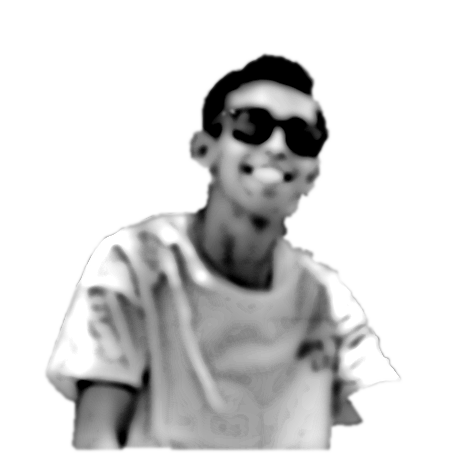
#> input picture source-prepped.png, 460 x 460 px
$ python make_ascii_svg.py
#> lines starting #> are read from the running program, lines starting #| are printed output that depends on the picture
#!/usr/bin/env python3
"""
Convert a portrait photo into a clean, monochrome ASCII-art SVG
that "types" itself in like a terminal, then holds.
"""
import html
import os
import sys
from PIL import Image, ImageEnhance, ImageFilter

HERE = os.path.dirname(os.path.abspath(__file__))
SRC = sys.argv[1] if len(sys.argv) > 1 else os.path.join(HERE, "..", "source-prepped.png")
OUT = sys.argv[2] if len(sys.argv) > 2 else os.path.join(HERE, "..", "eduardo-ascii.svg")

# Scaled canvas to match info-card rendered height (400px display height at width 370)
CANVAS_W = 555
CANVAS_H = 600
PAD = 18
TITLEBAR_H = 30
STATUS_H = 32

COLS = int(os.environ.get("COLS", 96))
ART_W = CANVAS_W - PAD * 2
CELL_W = ART_W / COLS
CELL_H = CELL_W * 1.85
ROWS = round((CANVAS_H - TITLEBAR_H - STATUS_H - PAD * 1.2) / CELL_H)
ART_H = ROWS * CELL_H

RAMP = " .`:-=+*cs#%@"  # bright(sparse) -> dark(dense)

CONTRAST = 1.15
BRIGHTNESS = 1.05
GAMMA = 1.12
WHITE_FLOOR = 0.82

BG = "#0d1117"
BG2 = "#111722"
FRAME = "#30363d"
TITLE_TEXT = "#7d8590"
INK = "#c9d1d9"
CURSOR = "#58a6ff"

ROW_DUR = 5.0 / ROWS
STAGGER = ROW_DUR

im = Image.open(SRC).convert("L")
#> im is the input picture: PIL image 460x460 L; min 0, max 255, mean 213.2
im = ImageEnhance.Brightness(im).enhance(BRIGHTNESS)
im = ImageEnhance.Contrast(im).enhance(CONTRAST)
im = im.resize((COLS, ROWS), Image.Resampling.LANCZOS)
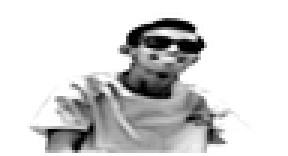
#> im: PIL image 96x52 L (shown 3 times larger); min 0, max 255, mean 212.4
px = im.load()

STATIC = bool(os.environ.get("STATIC"))

rows_txt = []
for y in range(ROWS):
    chars = []
    for x in range(COLS):
        lum = px[x, y] / 255.0
        lum = pow(lum, GAMMA)
        if lum >= WHITE_FLOOR:
            chars.append(" ")
            continue
        idx = int((1.0 - lum) * (len(RAMP) - 1) + 0.5)
        idx = max(0, min(len(RAMP) - 1, idx))
        chars.append(RAMP[idx])
    rows_txt.append("".join(chars))
#> after the loop, rows_txt = 52 items

art_top = TITLEBAR_H + 12

parts = [
    f'<svg xmlns="http://www.w3.org/2000/svg" width="{CANVAS_W}" height="{CANVAS_H}" '
    f'viewBox="0 0 {CANVAS_W} {CANVAS_H}" font-family="ui-monospace, SFMono-Regular, '
    f'Menlo, Consolas, monospace">',
    '<defs>'
    f'<linearGradient id="bg_ascii" x1="0" y1="0" x2="0" y2="1">'
    f'<stop offset="0" stop-color="{BG2}"/><stop offset="1" stop-color="{BG}"/>'
    f'</linearGradient></defs>',
    f'<rect width="{CANVAS_W}" height="{CANVAS_H}" rx="12" fill="url(#bg_ascii)"/>',
    f'<rect x="0.5" y="0.5" width="{CANVAS_W-1}" height="{CANVAS_H-1}" rx="12" '
    f'fill="none" stroke="{FRAME}" stroke-width="1" stroke-opacity="0.8"/>',
    f'<line x1="0" y1="{TITLEBAR_H}" x2="{CANVAS_W}" y2="{TITLEBAR_H}" stroke="{FRAME}" stroke-opacity="0.6"/>',
]

for i, dotcol in enumerate(["#ff5f56", "#ffbd2e", "#27c93f"]):
    parts.append(f'<circle cx="{PAD + i*16}" cy="{TITLEBAR_H/2}" r="5" fill="{dotcol}"/>')
parts.append(f'<text x="{CANVAS_W/2}" y="{TITLEBAR_H/2 + 4}" fill="{TITLE_TEXT}" font-size="12" '
             f'text-anchor="middle">eduardo@github: ~$ ./portrait.sh</text>')

font_size = CELL_H * 0.88
for ry, line in enumerate(rows_txt):
    y = art_top + ry * CELL_H + CELL_H * 0.74
    row_y = art_top + ry * CELL_H
    delay = ry * STAGGER
    safe = html.escape(line)
    text = (f'<text xml:space="preserve" x="{PAD}" y="{y:.1f}" fill="{INK}" '
            f'font-size="{font_size:.1f}" textLength="{ART_W}" lengthAdjust="spacing">{safe}</text>')

    if STATIC:
        parts.append(text)
        continue

    parts.append(
        f'<clipPath id="r{ry}"><rect x="{PAD}" y="{row_y:.1f}" height="{CELL_H}" width="0">'
        f'<animate attributeName="width" from="0" to="{ART_W}" begin="{delay:.3f}s" '
        f'dur="{ROW_DUR:.2f}s" fill="freeze"/></rect></clipPath>'
    )
    parts.append(f'<g clip-path="url(#r{ry})">{text}</g>')
    parts.append(
        f'<rect y="{row_y+1:.1f}" width="{CELL_W*2}" height="{CELL_H-1}" fill="{CURSOR}" opacity="0">'
        f'<animate attributeName="x" from="{PAD}" to="{PAD+ART_W}" begin="{delay:.3f}s" '
        f'dur="{ROW_DUR:.2f}s" fill="freeze"/>'
        f'<set attributeName="opacity" to="0.85" begin="{delay:.3f}s"/>'
        f'<set attributeName="opacity" to="0" begin="{delay+ROW_DUR:.3f}s"/></rect>'
    )
#> this loop made 52 passes
#> (y, row_y, delay) on passes 1 to 12: (49.4, 42, 0), (59.4, 52, 0.0962), (69.4, 62, 0.192), (79.41, 72, 0.288), (89.41, 82.01, 0.385), (99.41, 92.01, 0.481), (109.4, 102, 0.577), (119.4, 112, 0.673), (129.4, 122, 0.769), (139.4, 132, 0.865), (149.4, 142, 0.962), (159.4, 152, 1.06)
#> after the loop, parts = 165 items

status_line_y = CANVAS_H - STATUS_H
status_y = status_line_y + 20
parts.append(f'<line x1="0" y1="{status_line_y:.1f}" x2="{CANVAS_W}" y2="{status_line_y:.1f}" stroke="{FRAME}" stroke-opacity="0.6"/>')
prompt_label = "eduardo@github:~$ whoami "
name_val = "Eduardo Domínguez"
parts.append(f'<text x="{PAD}" y="{status_y:.1f}" fill="{TITLE_TEXT}" font-size="12.5">'
             f'{prompt_label}<tspan fill="{INK}" font-weight="700">{name_val}</tspan></text>')
cursor_x = PAD + (len(prompt_label) + len(name_val)) * 7.5 + 4
parts.append(f'<rect x="{cursor_x:.1f}" y="{status_y-11:.1f}" width="7.5" height="13" fill="{CURSOR}">'
             f'<animate attributeName="opacity" values="1;1;0;0" keyTimes="0;0.5;0.51;1" '
             f'dur="1s" repeatCount="indefinite"/></rect>')

parts.append("</svg>")
svg = "".join(parts)
with open(OUT, "w") as f:
    f.write(svg)
print(f"wrote {OUT} ({len(svg)} bytes; {CANVAS_W}x{CANVAS_H})")
#| wrote scripts/../eduardo-ascii.svg (38045 bytes; 555x600)
